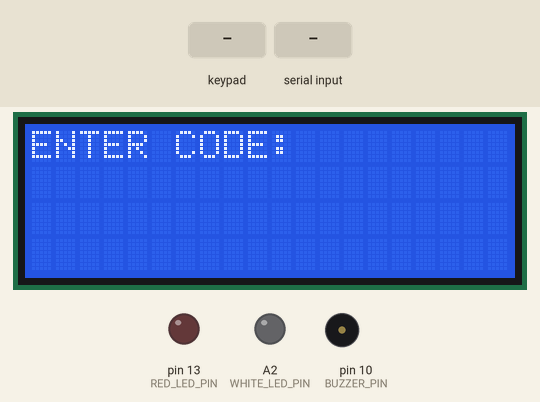
This sketch was run on a simulated Arduino Uno, built with avr-gcc and run on an emulated ATmega328P. On the bench: 20×4 character LCD, output pins drawn as LEDs (lit = HIGH), buzzer (waves = sounding). Dashed ring = blinking. The test bench sets the inputs (shaded band). What the sketch prints to the serial monitor is not drawn.

Above: at 1.2 s.
1.3 s: keypad keys 7 3 5 5 6 0 8 # pressed 0.4 s apart
At 4.83 s:
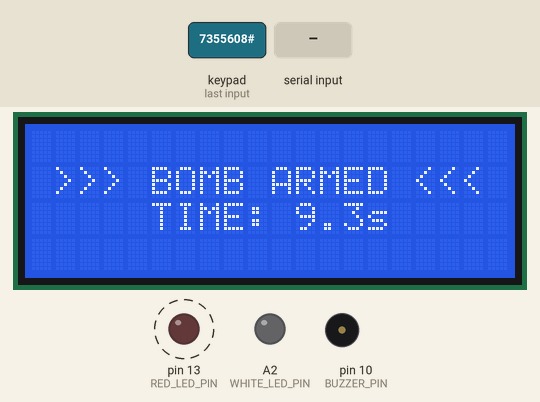
6.0 s: "RESET\n" received over Serial
At 7.2 s:
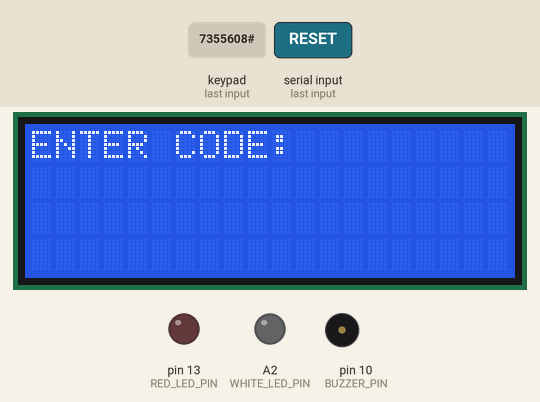
7.5 s: key '#' pressed
At 8.5 s:
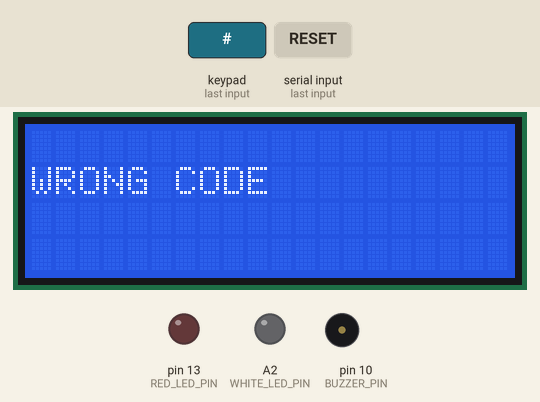
10.5 s: "ARM\n" received over Serial
At 21.2 s:
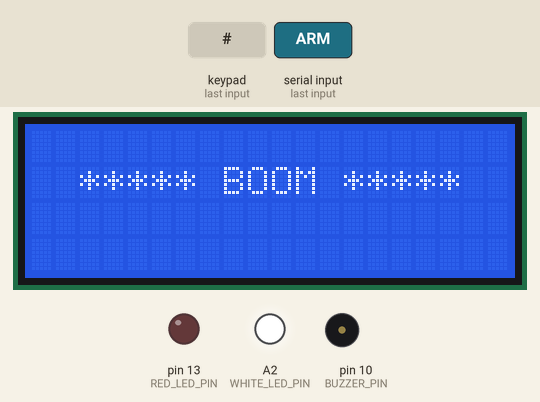
22.0 s: key '*' pressed
At 22.3 s:
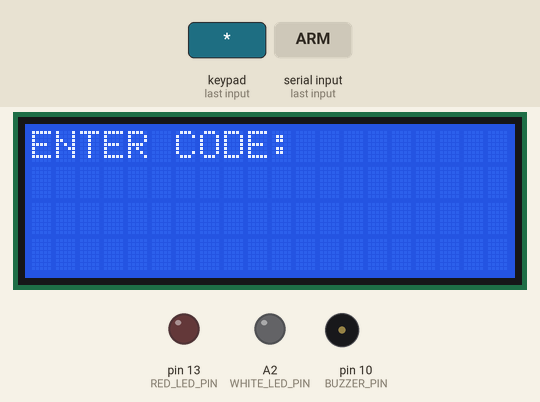
23.5 s: keypad keys 9 8 7 6 pressed 0.4 s apart
At 25.0 s:
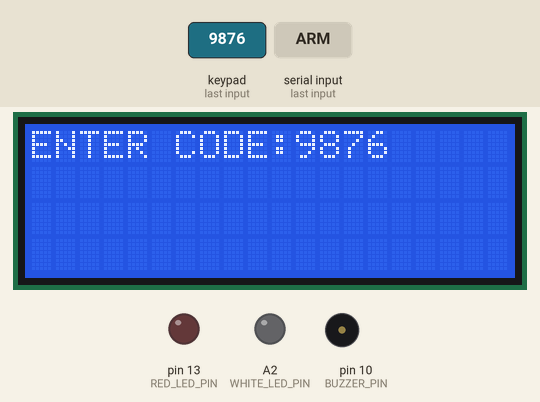
Timing chart, 0 to 26.5 s (numbered marks = the images above; inputs shaded):
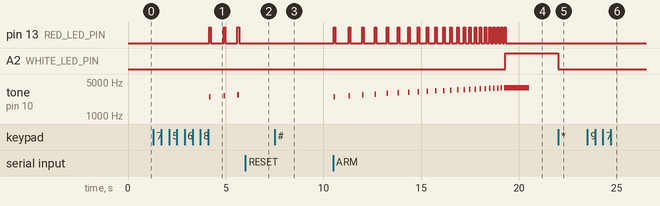

Measured:
- after the input at 1.3 s, pin 13 (RED_LED_PIN): alternates HIGH for 0.08 s and LOW for 0.65 s, starting after 2.8 s; tone on pin 10 (BUZZER_PIN): plays 2504 Hz for 0.08 s, 2615 Hz for 0.08 s, 2719 Hz for 0.08 s, starting after 2.8 s; the display: first changes at once (image 1 shows a later state)
- after the input at 6.0 s, pin 13 (RED_LED_PIN): stops changing and stays LOW; tone on pin 10 (BUZZER_PIN): stops changing and stays silent; the display: changes at once (image 2)
- after the input at 7.5 s, the display: changes at once (image 3)
- after the input at 10.5 s, pin 13 (RED_LED_PIN): LOW → HIGH at once, then repeats every 0.77 s: LOW 0.69 s, HIGH 0.08 s, until it stays LOW from 19.3 s; A2 (WHITE_LED_PIN): LOW → HIGH after 8.8 s
- after the input at 22.0 s, A2 (WHITE_LED_PIN): HIGH → LOW at once; the display: changes at once (image 5)
- after the input at 23.5 s, the display: first changes at once (image 6 shows a later state)
- what the display in image 3 shows lasts 1.5 s, from 7.5 s to 9.0 s

The sketch:

writing_on_lcd.ino
```cpp
#include <Wire.h>
#include <LiquidCrystal_I2C.h>
#include <Keypad.h>

#define BUZZER_PIN 10

#define RED_LED_PIN 13
#define WHITE_LED_PIN A2

const unsigned long RED_PULSE_MS = 70;
unsigned long redOffAt = 0;

// -------- LCD --------
LiquidCrystal_I2C lcd(0x27, 20, 4);

// -------- KEYPAD --------
const byte ROWS = 4;
const byte COLS = 4;

char keys[ROWS][COLS] = {
  {'1','2','3','A'},
  {'4','5','6','B'},
  {'7','8','9','C'},
  {'*','0','#','D'}
};

byte rowPins[ROWS] = {9, 8, 7, 6};
byte colPins[COLS] = {5, 4, 3, 2};

Keypad keypad = Keypad(makeKeymap(keys), rowPins, colPins, ROWS, COLS);

// -------- VARIJABLE --------
String inputCode = "";
String correctCode = "7355608";
String lastShownCode = "";

bool bombArmed = false;
bool exploded = false;

unsigned long armTime=0;
unsigned long lastBeep = 0;
const unsigned long BOMB_TIME = 10000;
const unsigned long FINAL_TONE_TIME = 1200;

// -------- SETUP --------
void setup() {
  Serial.begin(9600);
  pinMode(BUZZER_PIN, OUTPUT);

  lcd.init();
  lcd.backlight();
  lcd.setCursor(0, 0);
  lcd.print("ENTER CODE:");
  lcd.setCursor(11, 0);
  lcd.print("         ");

  pinMode(RED_LED_PIN, OUTPUT);
  digitalWrite(RED_LED_PIN, LOW);
  pinMode(WHITE_LED_PIN, OUTPUT);
  digitalWrite(WHITE_LED_PIN, LOW);
  Serial.setTimeout(30);
}

//-------- BEEP FUNKCIJA --------
void csBeep(unsigned long timeLeft) {
  int interval = map((int)timeLeft, (int)BOMB_TIME, (int)FINAL_TONE_TIME, 800, 160);
  interval = constrain(interval, 160, 800);

  if (millis() - lastBeep >= (unsigned long)interval) {
    int freq = map(interval, 800, 160, 2500, 3800);
    tone(BUZZER_PIN, freq, 80);
    lastBeep = millis();

    digitalWrite(RED_LED_PIN, HIGH);
    redOffAt = millis() + RED_PULSE_MS;
  }
}

//-------- RESET SISTEMA --------
void resetSystem() {
  bombArmed = false;
  exploded = false;
  inputCode = "";
  lastShownCode = "";
  armTime = 0;
  lastBeep = 0;
  redOffAt = 0;

  digitalWrite(WHITE_LED_PIN, LOW);
  digitalWrite(RED_LED_PIN,LOW);

  noTone(BUZZER_PIN);

  lcd.clear();
  lcd.setCursor(0, 0);
  lcd.print("ENTER CODE:");
  lcd.setCursor(11, 0);
  lcd.print("         ");

  Serial.println("RESET_DONE");
}

void handleSerial() {
  if (!Serial.available()) return;
  String cmd = Serial.readStringUntil('\n');
  cmd.trim();

  if (cmd == "ARM" && !bombArmed && !exploded) {
    bombArmed = true;
    Serial.println("ARMED serial");
    exploded = false;
    armTime = millis();
    inputCode = "";
    lastShownCode = "";

    lcd.clear();
    lcd.setCursor(1, 1);
    lcd.print(">>> BOMB ARMED <<<");
    return;
  }

  if (cmd == "RESET") {
    resetSystem();
    return;
  }
}

void loop() {
  handleSerial();
  char key = keypad.getKey();

  //resetiranje nakon eksplozije
  if (exploded && key == '*') {
    resetSystem();
    return;
  }

  if (!bombArmed) {

    if (key) {
      if (key >= '0' && key <= '9') {
        if (inputCode.length() < 10) inputCode += key;
      }

      if (key == '*'){
        inputCode = "";
        lastShownCode = "";
      }
    }

    //prikaz unosa
    if (inputCode != lastShownCode) {
      lcd.setCursor(11, 0);
      String padded = inputCode;
      while (padded.length() < 9) padded += ' ';
      if (padded.length() > 9) padded = padded.substring(0, 9);

      lcd.print(padded);
      lastShownCode = inputCode;
    }

    //armanje na # (kodom) ili auto-arm na blizinu
    if ((key == '#' && inputCode == correctCode)) {
      bombArmed = true;
      Serial.println("ARMED keypad");
      armTime = millis();
      exploded = false;

      lcd.clear();
      lcd.setCursor(1, 1);
      lcd.print(">>> BOMB ARMED <<<");
      inputCode = "";
      lastShownCode = "";
      lcd.setCursor(0, 2);
      lcd.print("                    ");
    } else if (key == '#') {//krivi kod
      lcd.clear();
      lcd.setCursor(0, 1);
      lcd.print("WRONG CODE");
      delay(1500);
      lcd.clear();
      lcd.print("ENTER CODE:");
      inputCode = "";
    }
  }

  // ---- Armed state ----
  if (bombArmed && !exploded) {
    unsigned long elapsed = millis() - armTime;

    if (elapsed >= BOMB_TIME) {
      exploded = true;
      Serial.println("BOOM");
      noTone(BUZZER_PIN);
      lcd.clear();
      lcd.setCursor(2, 1);
      lcd.print("***** BOOM *****");
    } else {
      unsigned long timeLeft = BOMB_TIME - elapsed;

      if (timeLeft <= FINAL_TONE_TIME){
        tone(BUZZER_PIN, 3800);
        digitalWrite(WHITE_LED_PIN, HIGH);
      }
      else{
        csBeep(timeLeft);
        digitalWrite(WHITE_LED_PIN,LOW);
      }
      lcd.setCursor(5, 2);
      lcd.print("TIME: ");
      lcd.print(timeLeft / 1000.0, 1);
      lcd.print("s   ");
    }
  }

  //iskljucivanje ledice (treptanje)
  if (redOffAt != 0 && millis() >= redOffAt) {
    digitalWrite(RED_LED_PIN, LOW);
    redOffAt = 0;
  }

}
```
